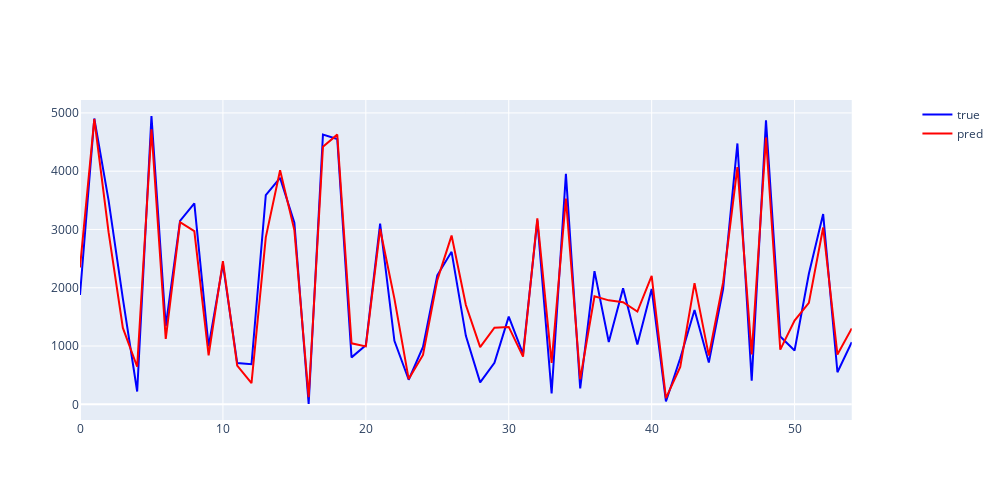

Notebook source saved alongside this figure:
### Code cell
df_need_1, df_need_2 = load_data("./마지막데이터/LH1_power_weather_df.csv")
%run ./make_model.ipynb
